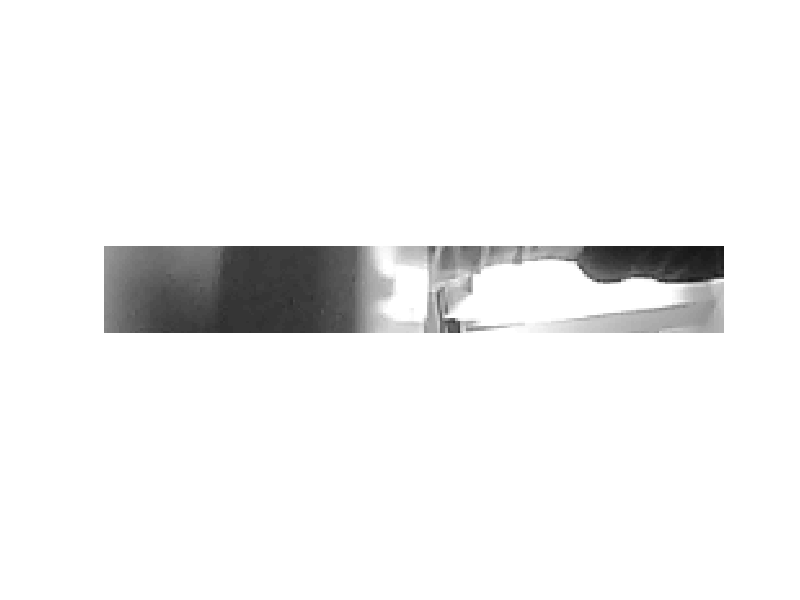

MATLAB code for this plot:

clearvars, clc, close all

im = load('testImageViaArduinoConsole_Grayscale_20231101.txt');
im2 = load('testImageViaArduinoConsole_Grayscale_20231101_v2.txt');

% figure()
% imshow(im, [0, 255]);

figure()
imshow(im2, [0, 255]);
